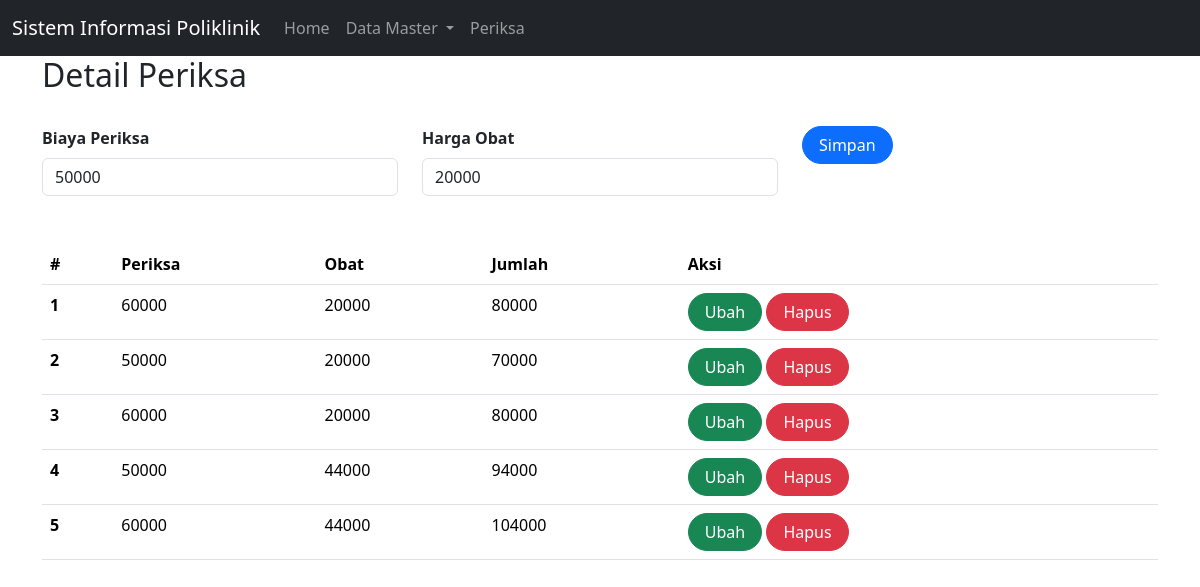
The page /detail_periksa.php?page=detail_periksa&id=2 on the database its author committed.
### tables this page shows
CREATE TABLE `detail_periksa` (
  `id` int(100) NOT NULL,
  `id_periksa` int(100) NOT NULL,
  `id_obat` int(100) NOT NULL,
  `total_biaya` int(100) NOT NULL
);

CREATE TABLE `periksa` (
  `id` int(11) NOT NULL,
  `id_pasien` int(11) NOT NULL,
  `id_dokter` int(11) NOT NULL,
  `tgl_periksa` datetime NOT NULL,
  `catatan` text NOT NULL,
  `biaya_periksa` int(11) NOT NULL
);

CREATE TABLE `obat` (
  `id` int(11) NOT NULL,
  `nama_obat` varchar(50) NOT NULL,
  `kemasan` varchar(35) NOT NULL,
  `harga` int(11) NOT NULL
);

### detail_periksa.php (the view, shortened to what this page needs)
<!doctype html>
<html lang="en">
  <head>
    <link href="https://cdn.jsdelivr.net/npm/bootstrap@5.3.2/dist/css/bootstrap.min.css" rel="stylesheet">
  </head>
  <body>
  <nav class="navbar navbar-expand-lg  navbar-dark bg-dark">
  <div class="container-fluid">
    <a class="navbar-brand" href="#">
      Sistem Informasi Poliklinik
    </a>
    <div class="collapse navbar-collapse" id="navbarNavDropdown">
      <ul class="navbar-nav">
        <li class="nav-item">
          <a class="nav-link" aria-current="page" href="index.php">
            Home
          </a>
        </li>
        <li class="nav-item dropdown">
          <a class="nav-link dropdown-toggle" href="#" role="button"
          data-bs-toggle="dropdown" aria-expanded="false">
            Data Master
          </a>
        </li>
        <li class="nav-item">
          <a class="nav-link"
          href="periksa.php?page=periksa">
            Periksa
          </a>
        </li>
      </ul>
    </div>
  </div>
</nav>
<?php
include'koneksi.php';
?>
<div class="container">
    <h2>Detail Periksa</h2>
<br>
    <form class="form row" method="POST" action="" name="myForm" onsubmit="return(validate());">
        <?php
        $id_periksa = '';
        $id_obat = '';
        if (isset($_GET['id'])) {
            $ambil = mysqli_query($mysqli, "SELECT * FROM detail_periksa
                    WHERE id='" . $_GET['id'] . "'");
            while ($row = mysqli_fetch_array($ambil)) {
                $id_periksa = $row['id_periksa'];
                $id_obat = $row['id_obat'];
            }
        ?>
        <?php
        }
        ?>
        <div class="col">
        <label for="inputNama" class="form-label fw-bold">
            Biaya Periksa
        </label>
        <select class="form-control" name="id_periksa">
        <?php
        $selected = '';
        $periksa = mysqli_query($mysqli, "SELECT * FROM Periksa");
        while ($data = mysqli_fetch_array($periksa)) {
            if ($data['id'] == $id_periksa) {
                $selected = 'selected="selected"';
            } else {
                $selected = '';
            }
        ?>
            <option value="<?php echo $data['id'] ?>" <?php echo $selected ?>><?php echo $data['biaya_periksa'] ?></option>
        <?php
        }
        ?>
    </select>
    </div>
    <div class="col">
        <label for="inputNama" class="form-label fw-bold">
          Harga Obat
        </label>
        <select class="form-control" name="id_obat">
        <?php
        $selected = '';
        $obat = mysqli_query($mysqli, "SELECT * FROM obat");
        while ($data = mysqli_fetch_array($obat)) {
            if ($data['id'] == $id_obat) {
                $selected = 'selected="selected"';
            } else {
                $selected = '';
            }
        ?>
            <option value="<?php echo $data['id'] ?>" <?php echo $selected ?>><?php echo $data['harga'] ?></option>
        <?php
        }
        ?>
    </select>
    </div>
    <div class="col">
        <button type="submit" class="btn btn-primary rounded-pill px-3" name="simpan">Simpan</button>
    </div>
    </form>
    <br>
    <br>
    <table class="table table-hover">
        <thead>
            <tr>
                <th scope="col">#</th>
                <th scope="col">Periksa</th>
                <th scope="col">Obat</th>
                <th scope="col">Jumlah</th>
                <th scope="col">Aksi</th>
            </tr>
        </thead>
        <tbody>
            <?php
            $result = mysqli_query($mysqli, "SELECT detail_periksa.*,periksa.biaya_periksa as 'biaya_periksa', obat.harga as 'harga' FROM detail_periksa LEFT JOIN periksa ON (detail_periksa.id_periksa=periksa.id) LEFT JOIN obat ON (detail_periksa.id_obat=obat.id) ORDER BY id ASC");
            $no = 1;
            while ($data = mysqli_fetch_array($result)) {
              $total_biaya = $data['biaya_periksa'] + $data['harga'];
            ?>
                <tr>
                    <th scope="row"><?php echo $no++ ?></th>
                    <td><?php echo $data['biaya_periksa'] ?></td>
                    <td><?php echo $data['harga'] ?></td>
                    <td><?php echo $total_biaya ?></td>
                    <td>
                        <a class="btn btn-success rounded-pill px-3" href="detail_periksa.php?page=detail_periksa&id=<?php echo $data['id'] ?>">Ubah</a>
                        <a class="btn btn-danger rounded-pill px-3" href="detail_periksa.php?page=detail_periksa&id=<?php echo $data['id'] ?>&aksi=hapus">Hapus</a>
                    </td>
                </tr>
            <?php
            }
            ?>
        </tbody>
    </table>

### rows shown on the page
detail_periksa: id_periksa.biaya_periksa "60000", id_obat.harga "20000", id_periksa.harga "80000"
detail_periksa: id_periksa.biaya_periksa "50000", id_obat.harga "20000", id_periksa.harga "70000"
detail_periksa: id_periksa.biaya_periksa "60000", id_obat.harga "20000", id_periksa.harga "80000"
detail_periksa: id_periksa.biaya_periksa "50000", id_obat.harga "44000", id_periksa.harga "94000"
detail_periksa: id_periksa.biaya_periksa "60000", id_obat.harga "44000", id_periksa.harga "104000"

### other values the page prints
form field id_periksa "50000"
form field id_obat "20000"
